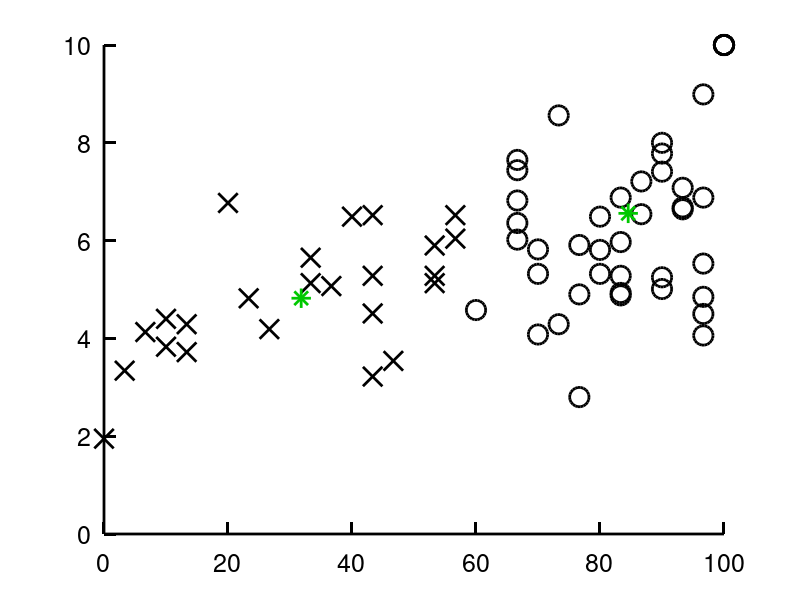

Here is the MATLAB script that generated this plot: (Note: this script raises an error after producing the figure.)
% For details, refer to Shao et al. Psilocybin induces rapid and
% persistent growth of dendritic spines in frontal cortex in vivo. 
% Neuron (2021).
% https://doi.org/10.1016/j.neuron.2021.06.008
%
% Figure 1C-1E
% Effects of psilocybin on learned helplessness
%
% Authors: Clara Liao & Alex Kwan

clear all;
close all;

%% Set up plotting parameters
set(groot, ...
    'DefaultFigureColor', 'w', ...
    'DefaultAxesLineWidth', 2, ...
    'DefaultAxesXColor', 'k', ...
    'DefaultAxesYColor', 'k', ...
    'DefaultAxesFontUnits', 'points', ...
    'DefaultAxesFontSize', 18, ...
    'DefaultAxesFontName', 'Helvetica', ...
    'DefaultLineLineWidth', 1, ...
    'DefaultTextFontUnits', 'Points', ...
    'DefaultTextFontSize', 18, ...
    'DefaultTextFontName', 'Helvetica', ...
    'DefaultAxesBox', 'off', ...
    'DefaultAxesTickLength', [0.02 0.025],...
    'DefaultLineLineWidth',3);

green = [0 200 0]./255;
grey = [169 169 169]./255;
red =  [255 0 0]./255;
yellow = [255 230 51]./255;
blue = [0 0 255]./255;
orange = [255 140 0]./255;

%% Organize data
% Number of escape failures and escape latency
% Test 3 occurred the day after Test 2, with intention to determine whether
% learned helplessness results are repeatable in the same mouse

%Saline pre (test1); saline post (test2); saline test 3
SalFail = [7 30 30 23 17 28 26 26 18 22 25 8 25 14 3 25 27 27 10 4 20 20; 0 28 29 27 8 25 26 30 12 19 17 24 28 15 0 21 30 28 9 10 7 24; 2 19 27 25 3 30 26 30 15 12 15 10 20 12 0 12 1 26 4 8 3 22];
SalFail = (SalFail/30)*100;  %convert # failures to probability of failure
SalFail1 = (SalFail(1,:)); %65.9
SalFail2 = (SalFail(2,:)); %63.2
SalFail3 = (SalFail(3,:)); %48.8

SalLat = [4.82 10 10 4.9 6.04 7.08 6.54 7.21 4.58 4.29 6.88 4.19 5.28 3.54 3.83 4.88 7.78 5.01 5.65 3.72 6.36 6.02; 3.12 6.41 8.07 7.16 3.94 5.28 5.1 10 4.25 4.52 7.13 3.57 6.64 3.9 3.61 5.28 10 6.85 5.78 5.64 4.24 6.3; 3.16 6.41 7.83 7.23 2.76 10 4.72 10 4.34 4.44 4.95 3.58 5.48 5.27 3.49 4.62 8.26 6.54 5.1 4.31 5.93 5.99];
SalLat1 = (SalLat(1,:)); %5.8455
SalLat2 = (SalLat(2,:)); %5.7632
SalLat3 = (SalLat(3,:)); %5.6550

SalSex = [zeros(1,9) ones(1,8) 0 1 0 0 1];  %12 M, 10 F

%Psilocybin pre (test1); Psilocybin post (test2); Psilocybin test 3
PsiFail = [13 24 21 25 24 11 21 23 0 21 2 23 13 20 6 29 12 29 28 16 29 30 30 27; 4 24 8 22 20 11 18 15 1 21 1 22 10 1 8 28 7 29 14 12 30 30 23 21; 16 25 13 8 30 6 9 14 0 22 1 26 8 2 7 2 7 29 19 11 30 26 21 17];
PsiFail = (PsiFail/30)*100;
PsiFail1 = (PsiFail(1,:)); %66.3
PsiFail2 = (PsiFail(2,:)); %52.8
PsiFail3 = (PsiFail(3,:)); %48.5

PsiLat = [4.51 5.81 5.82 5.97 5.32 5.07 5.32 5.91 1.95 4.08 4.13 2.8 5.28 7.65 6.77 6.88 6.49 5.53 6.68 5.28 4.06 10 10 7.41 ; 4.61 6.62 4.07 7.73 6.38 2.33 6.34 6.42 2.52 6.3 4.93 2.47 4.21 5.45 4.59 7.22 4.38 7.67 7.41 5.74 10 10 6.5 7.93; 4.98 7.01 5.31 5.72 10 3.19 4.9 5.6 2.46 6.92 3.59 3.16 5.05 5.19 4.59 6.93 5.29 7.89 5.8 4.92 10 4.15 5.93 6.86];
PsiLat1 = (PsiLat(1,:)); %5.7800
PsiLat2 = (PsiLat(2,:)); %5.9092
PsiLat3 = (PsiLat(3,:)); %5.6433

PsiSex = [zeros(1,8) ones(1,8) 0 0 1 1 0 0 1 1];  %12 M, 12 F

%Ketamine pre (test1) ; Ketamine post (test2); Ketamine test 3
KetFail = [17 27 30 29 24 3 22 30 16 29 13 28 1 13 25 16 10 27 29 20 4 20; 10 21 29 27 30 3 12 28 17 28 5 24 2 1 27 7 1 29 30 22 12 14; 9 27 27 30 29 9 24 22 14 16 8 25 1 3 9 4 5 30 22 15 4 14];
KetFail = KetFail/30*100;
KetFail1 = (KetFail(1,:)); %65.6
KetFail2 = (KetFail(2,:)); %57.4
KetFail3 = (KetFail(3,:)); %52.6

%Ket latency pre (test1); test 2; test 3
KetLat = [6.52 5.25 10 8.99 6.49 4.4 8.56 10 5.13 4.85 3.22 6.64 3.34 6.52 4.93 5.9 5.13 8 4.5 6.82 4.29 7.44; 6.21 7.65 8.7 4.86 10 3.48 7.66 7.16 5.76 7.58 2.86 5.92 3.81 4.52 6.24 5.1 3.82 7.73 10 6.79 5.5 6.97; 2.84 8.37 9.03 10 5.75 4.42 8.61 6.26 4.35 4.97 3.21 3.37 3.15 4.07 5.91 4.23 5.04 10 7 6.66 5.5 5.23];
KetLat1 = (KetLat(1,:)); %6.2236
KetLat2 = (KetLat(2,:)); %6.2873
KetLat3 = (KetLat(3,:)); %5.8168

KetSex = [zeros(1,7) ones(1,8) 0 1 0 0 1 1 1];  %10 M, 12 F

%% K-means clustering to classify resilient vs susceptible animals

%Failure to escape and latency
t1fail= [SalFail1 PsiFail1 KetFail1]';
t1lat = [SalLat1 PsiLat1 KetLat1]';
t1 = [t1fail t1lat];

%Kmeans - run many replicates to make sure we get the optimal clustering
[idx, C, ~, ~] = kmeans(t1, 2,'MaxIter',100,'Replicates',1000);

%Make sure index=1 is susceptible, with centroid on the high failure side
if C(2,1)>C(1,1)
    idxNew(idx==1) = 2;
    idxNew(idx==2) = 1;
    idx = idxNew;
end

%Plot clustering results
figure; hold on;
plot(t1(idx==1,1),t1(idx==1,2),'o', 'MarkerEdgeColor', [0 0 0], 'MarkerSize',14,'LineWidth',2);
plot(t1(idx==2,1),t1(idx==2,2),'x','MarkerFaceColor',[0 0 0], 'MarkerEdgeColor', [0 0 0], 'MarkerSize',14,'LineWidth',2);
plot(C(:,1),C(:,2),'*','MarkerFaceColor',green, 'MarkerEdgeColor', green, 'MarkerSize',14,'LineWidth',2);
legend('Susceptible','Resilient','Centroids',...
       'Location','NW')
xlabel 'Escape failure (%)';
ylabel 'Escape latency (s)'; 
xlim([0 100]);
ylim([0 10]);
axis square;

set(gcf,'position',[10,10,400 400]);
saveas(gcf,'FigS1A.png');
saveas(gcf,'FigS1A.fig');
print -depsc2 -painters FigS1A.eps

% Separate the classification to the different treatments
SalIdx = idx(1:numel(SalFail1));
PsiIdx = idx(numel(SalFail1)+1:numel(SalFail1)+numel(PsiFail1));
KetIdx = idx(numel(SalFail1)+numel(PsiFail1)+1:end);

%% Paired T-test: Are Test 1 & Test 2  different within respective drug treatment groups? (before and after drug)

% Escape failures
[~,p] = ttest(SalFail1, SalFail2) %p = 0.5391
[~,p] = ttest(PsiFail1, PsiFail2) %p = 0.0012
[~,p] = ttest(KetFail1, KetFail2) %p = 0.0429

% Same but susceptible animals only
[~,p] = ttest(SalFail1(SalIdx==1), SalFail2(SalIdx==1)) %p = 0.2936
[~,p] = ttest(PsiFail1(PsiIdx==1), PsiFail2(PsiIdx==1)) %p = 0.0051
[~,p] = ttest(KetFail1(KetIdx==1), KetFail2(KetIdx==1)) %p = 0.2412

%% ANOVA: Is there difference across treatment conditions?

% Susceptible animals only
data = [SalFail2(SalIdx==1)-SalFail1(SalIdx==1) PsiFail2(PsiIdx==1)-PsiFail1(PsiIdx==1) KetFail2(KetIdx==1)-KetFail1(KetIdx==1)]; 

drug = [zeros(size(SalFail1(SalIdx==1))) ones(size(PsiFail1(PsiIdx==1))) 2*ones(size(KetFail1(KetIdx==1)))];
sex = [SalSex(SalIdx==1) PsiSex(PsiIdx==1) KetSex(KetIdx==1)];

p = anovan(data(:), {drug(:) sex(:)},'model','interaction','varnames',{'drug', 'sex'});
% drug, p = 0.0946
% sex, p = 0.5847
% drug*sex, p = 0.4772

%% Plot - all animals

clear h;
figure; hold on;

for j=1:3
    switch j
        case 1
            data = SalFail;
            dataIdx = SalIdx;
            dataSex = SalSex;
            x = [1 2]; col=grey;
        case 2
            data = PsiFail;
            dataIdx = PsiIdx;
            dataSex = PsiSex;
            x = [3 4]; col=red;
        case 3
            data = KetFail;
            dataIdx = KetIdx;
            dataSex = KetSex;
            x = [5 6]; col=yellow;
    end
    
    bar(x(1),mean(data(1,:)),'FaceColor',col);
    bar(x(2),mean(data(2,:)),'FaceColor',col);
    for k=1:size(data,2)
        if dataSex(k) == 0 && dataIdx(k) == 1   %male, susceptible
            h(1)=plot(x,data(1:2,k),'k-', 'MarkerSize', 12, 'LineWidth', 1.5, 'Color', blue);
        elseif dataSex(k) == 1 && dataIdx(k) == 1   %female, susceptible
            h(2)=plot(x,data(1:2,k),'k-', 'MarkerSize', 12, 'LineWidth', 1.5, 'Color', orange);
        elseif dataSex(k) == 0 && dataIdx(k) == 2   %male, resilient
            h(3)=plot(x,data(1:2,k),'k--', 'MarkerSize', 12, 'LineWidth', 1.5, 'Color', blue);
        elseif dataSex(k) == 1 && dataIdx(k) == 2   %female, resilient
            h(4)=plot(x,data(1:2,k),'k--', 'MarkerSize', 12, 'LineWidth', 1.5, 'Color', orange);
        end
    end
end
    
ylabel('Escape failure (%)');
xticks([1 2 3 4 5 6]); %tick mark position
labels = {'Test 1','Test 2','Test 1','Test 2','Test 1','Test 2'};
xticklabels(labels);
xlim([0 7]);

if numel(h)==4
    legend(h,{['Susceptible ' char(9794)],['Susceptible ' char(9792)],['Resilient ' char(9794)],['Resilient ' char(9792)]}, 'FontSize', 18, 'Location','NortheastOutside');
elseif numel(h)==2
    legend(h,{['Susceptible ' char(9794)],['Susceptible ' char(9792)]}, 'FontSize', 18, 'Location','NortheastOutside');
end
legend boxoff;

set(gcf,'position',[10,10,700,400]);
saveas(gcf,'Fig1D.png');
saveas(gcf,'Fig1D.fig');
print -depsc2 -painters Fig1D.eps

%% Plot difference - susceptible animals only

clear h;
figure; hold on;

for j=1:3
    switch j
        case 1
            data = SalFail(:,SalIdx==1);
            dataSex = SalSex(SalIdx==1);
            x = 1; col=grey;
        case 2
            data = PsiFail(:,PsiIdx==1);
            dataSex = PsiSex(PsiIdx==1);
            x = 2.5; col=red;
        case 3
            data = KetFail(:,KetIdx==1);
            dataSex = KetSex(KetIdx==1);
            x = 4; col=yellow;
    end
    
    bar(x,mean(data(2,:)-data(1,:)),'FaceColor',col);
    for k=1:size(data,2)
        if dataSex(k) == 0      %male, susceptible
            h(1)=plot(x+0.5*rand-0.25,data(2,k)-data(1,k),'ko', 'MarkerSize', 12, 'LineWidth', 1.5, 'Color', blue);
        elseif dataSex(k) == 1  %female, susceptible
            h(2)=plot(x+0.5*rand-0.25,data(2,k)-data(1,k),'ko', 'MarkerSize', 12, 'LineWidth', 1.5, 'Color', orange);
        end
    end
end
    
ylabel('Change in escape failure (%)');
xticks([1 2.5 4]); %tick mark position
labels = {'Saline','Psilocybin','Ketamine'};
xticklabels(labels);
xlim([0 5]);

legend(h,{['Susceptible ' char(9794)],['Susceptible ' char(9792)]}, 'FontSize', 18, 'Location','NortheastOutside');
legend boxoff;

set(gcf,'position',[10,10,700,400]);
saveas(gcf,'Fig1E.png');
saveas(gcf,'Fig1E.fig');
print -depsc2 -painters Fig1E.eps

